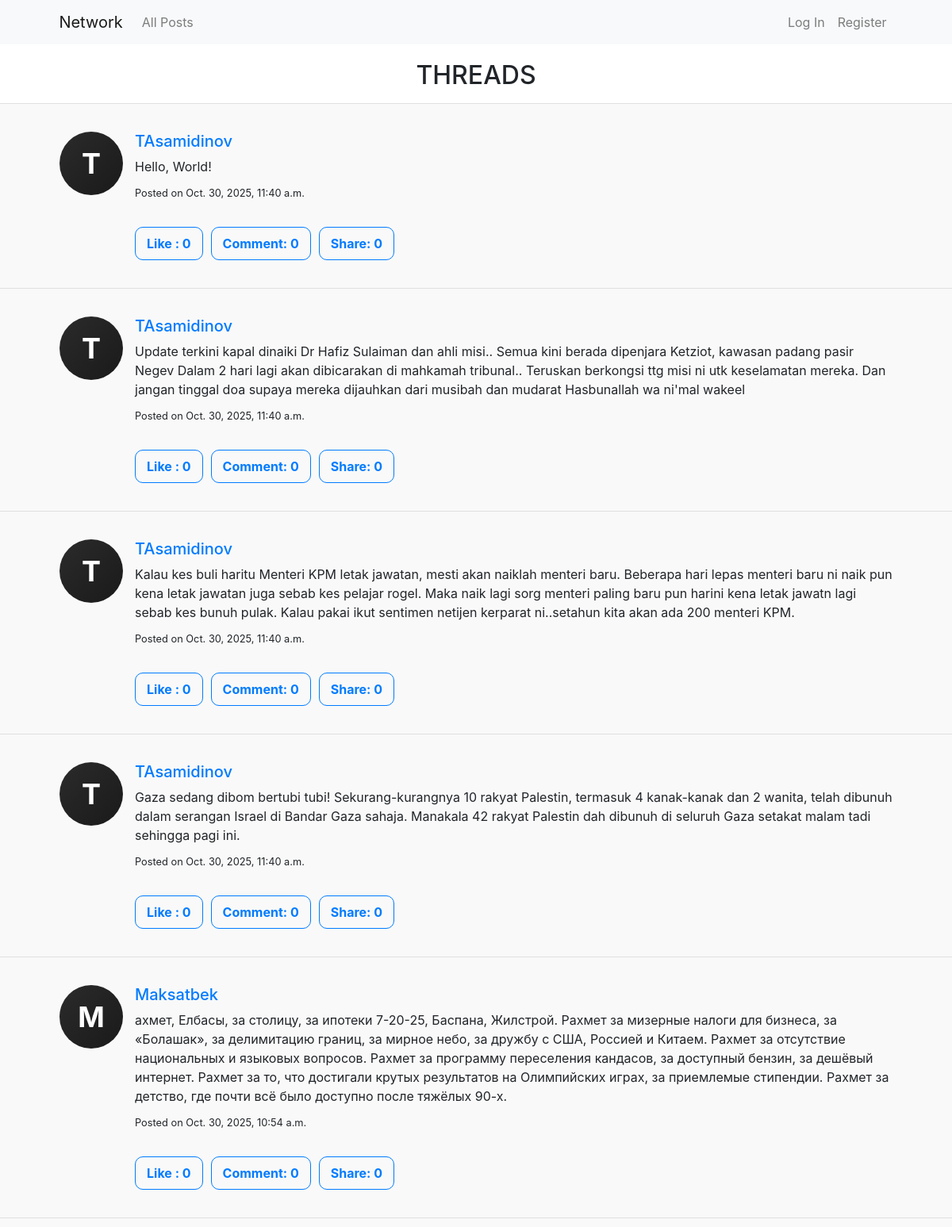
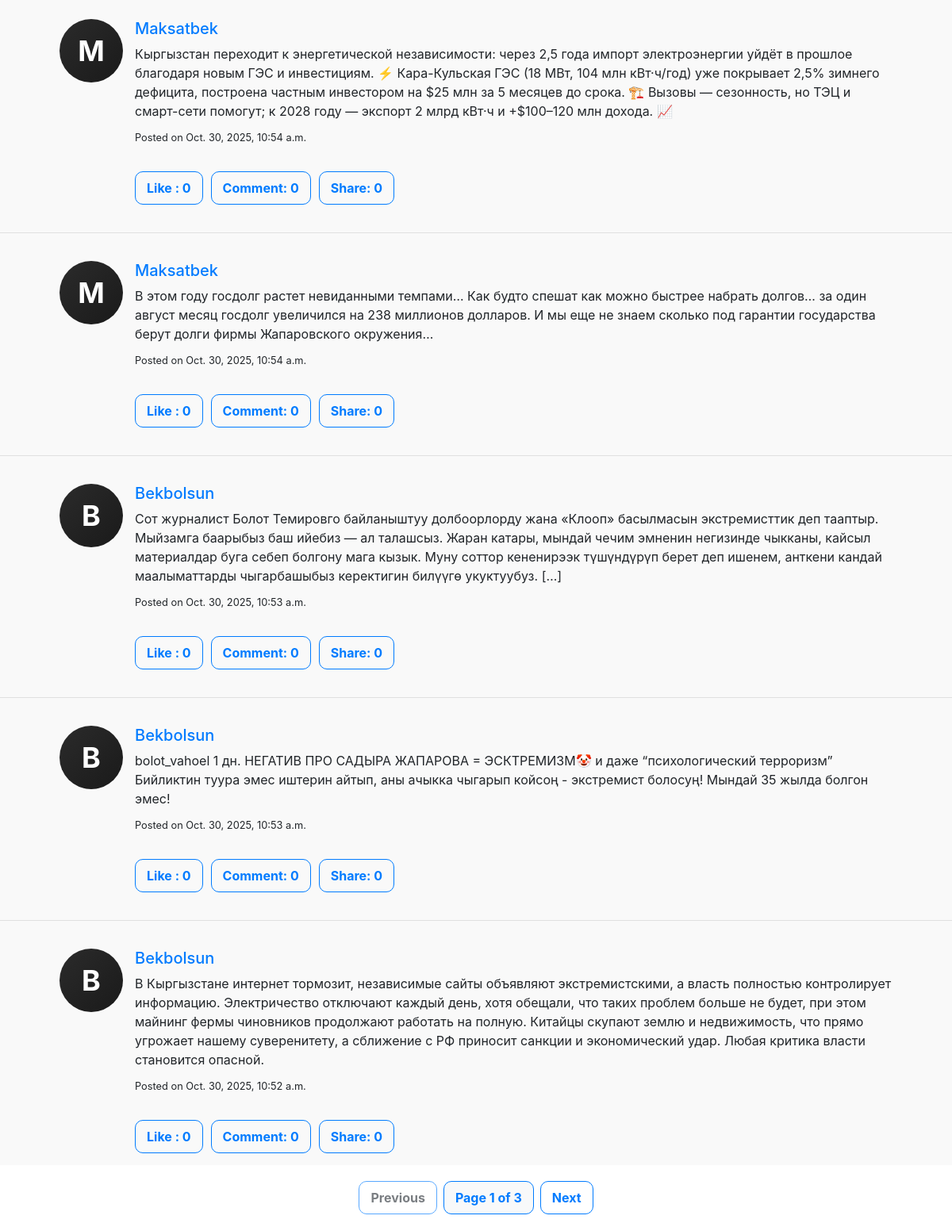
The page / on the database its author committed (2 pictures, top to bottom).
### network/models.py (models this page shows, shortened)
class Post(models.Model):
    author = models.ForeignKey(User, on_delete=models.CASCADE, related_name="posts")
    content = models.TextField()
    timestamp = models.DateTimeField(auto_now_add=True)
    likes = models.IntegerField(default=0)
    liked_by = models.ManyToManyField(User, related_name="liked_posts", blank=True)

class User(AbstractUser):
    followers = models.ManyToManyField(
        'self',
        symmetrical=False,
        related_name='following',
        through='Follow',
        through_fields=('to_user', 'from_user'),
        blank=True,
    )

### network/views.py (the view)
# urls.py: path("", views.index, name="index"),
def index(request):
    posts_qs = Post.objects.all().order_by("-timestamp")
    paginator = Paginator(posts_qs, 10)
    page_number = request.GET.get("page", 1)
    page_obj = paginator.get_page(page_number)
    return render(request, "network/index.html", {
        "page_obj": page_obj
    })

### network/templates/network/index.html (shortened to what this page needs)
{% extends "network/layout.html" %}
{% load static %}
{% block body %}
<h2 class="threads">THREADS</h2>
<div id="posts-area" class="posts-area">
  {% for post in page_obj %}
    <hr>
    <div class="post-card mx-auto" data-post-id="{{ post.id }}">
      <div class="post-left">
        <div class="post-avatar">
          <span>{{ post.author.username|slice:":1"|upper }}</span>
        </div>
      </div>
      <div class="post-right">
        <h5>
          <a href="{% url 'profile' post.author.username %}">
            {{ post.author.username }}
          </a>
        </h5>
        <p class="post-content" id="content-{{ post.id }}">{{ post.content }}</p>
        <small>Posted on {{ post.timestamp }}</small>
        <br><br>
        <div class="post-actions mt-2 d-flex gap-2">
          <button
            class="btn btn-outline-primary like-btn {% if user in post.liked_by.all %}active{% endif %}"
            data-post-id="{{ post.id }}">
            {% if user in post.liked_by.all %}
              Unlike
            {% else %}
              Like
            {% endif %}
            : <span id="like-count-{{ post.id }}">{{ post.liked_by.count }}</span>
          </button>
          <button class="btn btn-outline-primary">Comment: 0</button>
          <button class="btn btn-outline-primary">Share: 0</button>
        </div>
      </div>
    </div>
  {% empty %}
    <p>No posts available.</p>
  {% endfor %}
</div>
<nav aria-label="Posts pagination">
  <ul class="pagination justify-content-center mt-3">
    {% if page_obj.has_previous %}
      <li class="page-item">
        <a class="btn btn-outline-primary mx-1 " href="?page={{ page_obj.previous_page_number }}">
          Previous
        </a>
      </li>
    {% else %}
      <li class="page-item">
        <span class="btn btn-outline-primary text-dark mx-1 disabled">
          Previous
        </span>
      </li>
    {% endif %}
    <li class="page-item disabled">
      <span class="btn btn-light border-primary text-primary mx-1">
        Page {{ page_obj.number }} of {{ page_obj.paginator.num_pages }}
      </span>
    </li>
    {% if page_obj.has_next %}
      <li class="page-item">
        <a class="btn btn-outline-primary mx-1" href="?page={{ page_obj.next_page_number }}">
          Next
        </a>
      </li>
    {% else %}
      <li class="page-item">
        <span class="btn btn-outline-primary text-dark mx-1 disabled">
          Next
        </span>
      </li>
    {% endif %}
  </ul>
</nav>
{% endblock %}

### network/static/network/styles.css (style rules this page uses)
:root { --bg: #0b0b0b; --card: #141414; --ink: #fff; --muted: #9b9b9b; --line: #222; --danger: #ef4444; --radius-xl: 18px; --radius-pill: 999px; --shadow-soft: 0 10px 30px rgba(0,0,0,.25); }
@media (prefers-color-scheme: light) { :root { --bg: #fff; --card: #fff; --ink: #111; --muted: #666; --line: #e7e7e7; } }
.post-actions { display: flex; gap: 10px; }
.btn { padding: 8px 14px; font-weight: 700; border-radius: 10px; }
.threads { text-align: center; padding-top: 20px; }
.post-card { width: 90%; margin: 20px auto; padding: 15px; }
.posts-area { background-color: #f9f9f9; }
.post-card { display: flex; align-items: flex-start; width: 90%; margin: 20px auto; padding: 15px; gap: 15px; }
.post-right { flex: 1; }
.post-right p { margin-bottom: 8px; }
.post-avatar { width: 80px; height: 80px; border-radius: 50%; background: linear-gradient(135deg, #2b2b2b, #1a1a1a); display: grid; place-items: center; font-weight: 700; font-size: 36px; color: #fff; text-transform: uppercase; flex-shrink: 0; }

### rows shown on the page
Post: author.username "T", author.username "TAsamidinov", content "Hello, World!", timestamp "Oct. 30, 2025, 11:40 a.m.", shows "Like", liked_by.count "0"
Post: author.username "T", author.username "TAsamidinov", content "Update terkini kapal dinaiki Dr Hafiz Sulaiman dan ahli misi.. Semua kini berada dipenjara Ketziot, kawasan padang pasir Negev Dalam 2 hari lagi akan dibicarakan di mahkamah tribunal.. Teruskan berkongsi ttg misi ni utk keselamatan mereka. Dan jangan tinggal doa supaya mereka dijauhkan dari musibah dan mudarat Hasbunallah wa ni'mal wakeel", timestamp "Oct. 30, 2025, 11:40 a.m.", shows "Like", liked_by.count "0"
Post: author.username "T", author.username "TAsamidinov", content "Kalau kes buli haritu Menteri KPM letak jawatan, mesti akan naiklah menteri baru. Beberapa hari lepas menteri baru ni naik pun kena letak jawatan juga sebab kes pelajar rogel. Maka naik lagi sorg menteri paling baru pun harini kena letak jawatn lagi sebab kes bunuh pulak. Kalau pakai ikut sentimen netijen kerparat ni..setahun kita akan ada 200 menteri KPM.", timestamp "Oct. 30, 2025, 11:40 a.m.", shows "Like", liked_by.count "0"
Post: author.username "T", author.username "TAsamidinov", content "Gaza sedang dibom bertubi tubi! Sekurang-kurangnya 10 rakyat Palestin, termasuk 4 kanak-kanak dan 2 wanita, telah dibunuh dalam serangan Israel di Bandar Gaza sahaja. Manakala 42 rakyat Palestin dah dibunuh di seluruh Gaza setakat malam tadi sehingga pagi ini.", timestamp "Oct. 30, 2025, 11:40 a.m.", shows "Like", liked_by.count "0"
Post: author.username "M", author.username "Maksatbek", content "ахмет, Елбасы, за столицу, за ипотеки 7-20-25, Баспана, Жилстрой. Рахмет за мизерные налоги для бизнеса, за «Болашак», за делимитацию границ, за мирное небо, за дружбу с США, Россией и Китаем. Рахмет за отсутствие национальных и языковых вопросов. Рахмет за программу переселения кандасов, за доступный бензин, за дешёвый интернет. Рахмет за то, что достигали крутых результатов на Олимпийских играх, за приемлемые стипендии. Рахмет за детство, где почти всё было доступно после тяжёлых 90-х.", timestamp "Oct. 30, 2025, 10:54 a.m.", shows "Like", liked_by.count "0"
Post: author.username "M", author.username "Maksatbek", content "Кыргызстан переходит к энергетической независимости: через 2,5 года импорт электроэнергии уйдёт в прошлое благодаря новым ГЭС и инвестициям. ⚡ Кара-Кульская ГЭС (18 МВт, 104 млн кВт·ч/год) уже покрывает 2,5% зимнего дефицита, построена частным инвестором на $25 млн за 5 месяцев до срока. 🏗️ Вызовы — сезонность, но ТЭЦ и смарт-сети помогут; к 2028 году — экспорт 2 млрд кВт·ч и +$100–120 млн дохода. 📈", timestamp "Oct. 30, 2025, 10:54 a.m.", shows "Like", liked_by.count "0"
Post: author.username "M", author.username "Maksatbek", content "В этом году госдолг растет невиданными темпами… Как будто спешат как можно быстрее набрать долгов… за один август месяц госдолг увеличился на 238 миллионов долларов. И мы еще не знаем сколько под гарантии государства берут долги фирмы Жапаровского окружения…", timestamp "Oct. 30, 2025, 10:54 a.m.", shows "Like", liked_by.count "0"
Post: author.username "B", author.username "Bekbolsun", content "Сот журналист Болот Темировго байланыштуу долбоорлорду жана «Клооп» басылмасын экстремисттик деп тааптыр. Мыйзамга баарыбыз баш ийебиз — ал талашсыз. Жаран катары, мындай чечим эмненин негизинде чыкканы, кайсыл материалдар буга себеп болгону мага кызык. Муну соттор кененирээк түшүндүрүп берет деп ишенем, анткени кандай маалыматтарды чыгарбашыбыз керектигин билүүгө укуктуубуз. […]", timestamp "Oct. 30, 2025, 10:53 a.m.", shows "Like", liked_by.count "0"
Post: author.username "B", author.username "Bekbolsun", content "bolot_vahoel 1 дн. НЕГАТИВ ПРО САДЫРА ЖАПАРОВА = ЭСКТРЕМИЗМ🤡 и даже “психологический терроризм” Бийликтин туура эмес иштерин айтып, аны ачыкка чыгарып койсоң - экстремист болосуң! Мындай 35 жылда болгон эмес!", timestamp "Oct. 30, 2025, 10:53 a.m.", shows "Like", liked_by.count "0"
Post: author.username "B", author.username "Bekbolsun", content "В Кыргызстане интернет тормозит, независимые сайты объявляют экстремистскими, а власть полностью контролирует информацию. Электричество отключают каждый день, хотя обещали, что таких проблем больше не будет, при этом майнинг фермы чиновников продолжают работать на полную. Китайцы скупают землю и недвижимость, что прямо угрожает нашему суверенитету, а сближение с РФ приносит санкции и экономический удар. Любая критика власти становится опасной.", timestamp "Oct. 30, 2025, 10:52 a.m.", shows "Like", liked_by.count "0"

### other values the page prints
{{ page_obj.number }} "1"
{{ page_obj.paginator.num_pages }} "3"
